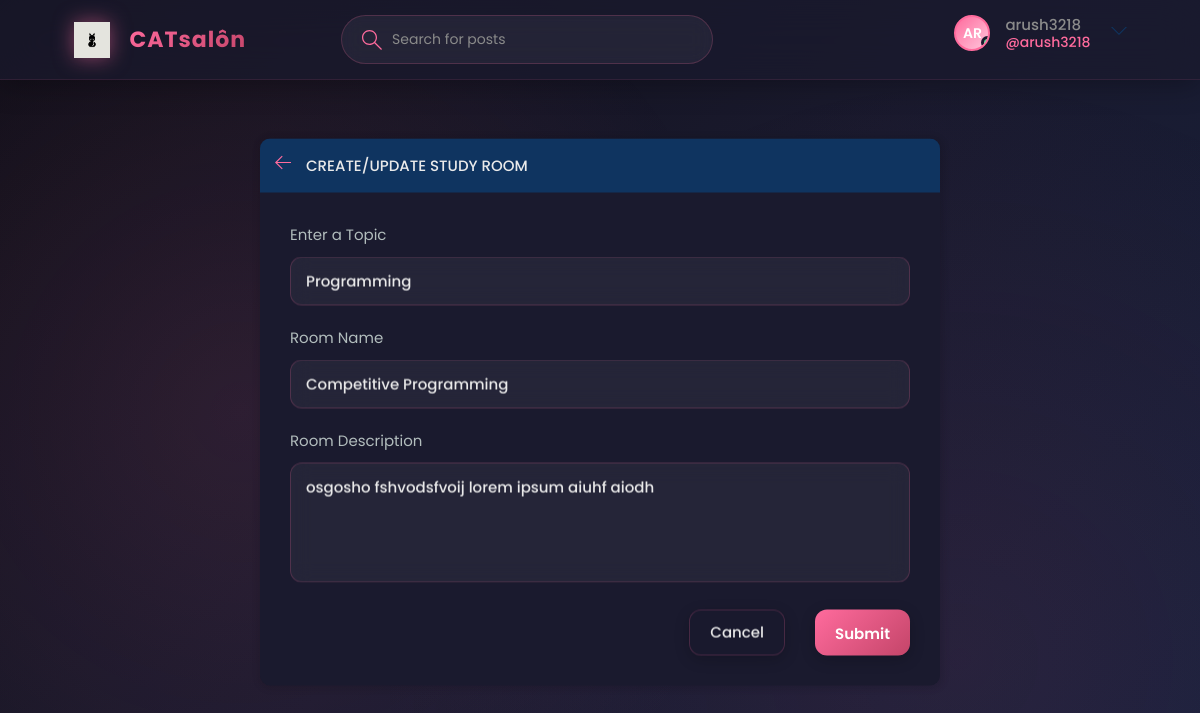
Page /update-room/1 (signed in) on the committed database.
### base/models.py (models this page shows, shortened)
class Room(models.Model):
    host = models.ForeignKey(User, on_delete=models.SET_NULL, null=True)
    topic = models.ForeignKey(Topic, on_delete=models.SET_NULL, null=True)
    name = models.CharField(max_length=200)
    description = models.TextField(null=True, blank=True)
    participants = models.ManyToManyField(User, related_name='participants', blank=True)
    updated = models.DateTimeField(auto_now =True)
    created = models.DateTimeField(auto_now_add=True)
    class Meta:
        ordering = ['-updated', '-created']

class Topic(models.Model):
    name = models.CharField(max_length=200)

### base/views.py (the view, shortened to what this page needs)
# urls.py: path('update-room/<str:pk>', views.updateRoom, name = 'update_room'),
@login_required(login_url='login')
def updateRoom(request, pk):
    room = Room.objects.get(id=pk)
    form = RoomForm(instance=room)
    topics = Topic.objects.all()
    if request.user != room.host:
        return HttpResponse('Your are not allowed here!!')
    context = {'form': form, 'topics': topics, 'room': room}
    return render(request, 'base/room_form.html', context)

### base/forms.py
class RoomForm(ModelForm):
    class Meta:
        model = Room
        fields = '__all__'
        exclude = ['host', 'participants']

### base/templates/base/room_form.html (shortened to what this page needs)
{% extends 'main.html' %} {% block content %}
<main class="create-room layout">
  <div class="container">
    <div class="layout__box">
      <div class="layout__boxHeader">
        <div class="layout__boxTitle">
          <a href="{{request.META.HTTP_REFERER}}">
            <svg
              version="1.1"
              xmlns="http://www.w3.org/2000/svg"
              width="32"
              height="32"
              viewBox="0 0 32 32"
            >
              <title>arrow-left</title>
              <path
                d="M13.723 2.286l-13.723 13.714 13.719 13.714 1.616-1.611-10.96-10.96h27.625v-2.286h-27.625l10.965-10.965-1.616-1.607z"
              ></path>
            </svg>
          </a>
          <h3>Create/Update Study Room</h3>
        </div>
      </div>
      <div class="layout__body">
        <form class="form" action="" method="POST">
          <div class="form__group">
            <label for="room_topic">Enter a Topic</label>
            <input
              required
              type="text"
              value="{{room.topic.name}}"
              name="topic"
              list="topic-list"
            />
          </div>
          <div class="form__group">
            <label for="room_name">Room Name</label>
            {{form.name}}
          </div>
          <div class="form__group">
            <label for="room_description">Room Description</label>
            {{form.description}}
          </div>
          <div class="form__action">
            <a class="btn btn--dark" href="{{request.META.HTTP_REFERER}}"
              >Cancel</a
            >
            <button class="btn btn--main" type="submit">Submit</button>
          </div>
        </form>
      </div>
    </div>
  </div>
</main>
{% endblock content %}

### templates/navbar.html (shortened to what this page needs)
{% load static %}
<header class="header header--loggedIn">
  <div class="container">
    <a href="{% url 'home' %}" class="header__logo">
      <img src="{% static 'images/logo.png' %}" />
      <h1>CATsalôn</h1>
    </a>
    <form class="header__search" method="GET" action="{% url 'home' %}">
      <label>
        <input name="q" placeholder="Search for posts" />
      </label>
    </form>
    <nav class="header__menu">
      {% if request.user.is_authenticated%}
      <div class="header__user">
        <a href="{% url 'update_user' %}">
          <div class="avatar avatar--medium active">
            {{ request.user.username|slice:":2"|upper }}
          </div>
          <p>
            {{ request.user.username }}
            <span>@{{ request.user.username }}</span>
          </p>
        </a>
        <button class="dropdown-button">
          <svg
            version="1.1"
            xmlns="http://www.w3.org/2000/svg"
            width="32"
            height="32"
            viewBox="0 0 32 32"
          >
            <title>chevron-down</title>
            <path d="M16 21l-13-13h-3l16 16 16-16h-3l-13 13z"></path>
          </svg>
        </button>
      </div>
      {% else %} {% comment %} Not Logged In {% endcomment %}
      <a href="{% url 'login' %}">
        <img src="{% static 'images/avatar.svg'%}" />
        <p>Login</p>
      </a>
      {% endif %}
    </nav>
  </div>
</header>

### rows in the picture
Room: topic "Programming", name "Competitive Programming", description "osgosho fshvodsfvoij lorem ipsum aiuhf aiodh"

### other values in the picture
{{ request.user.username|slice:":2"|upper }} "AR"
{{ request.user.username }} "arush3218"
